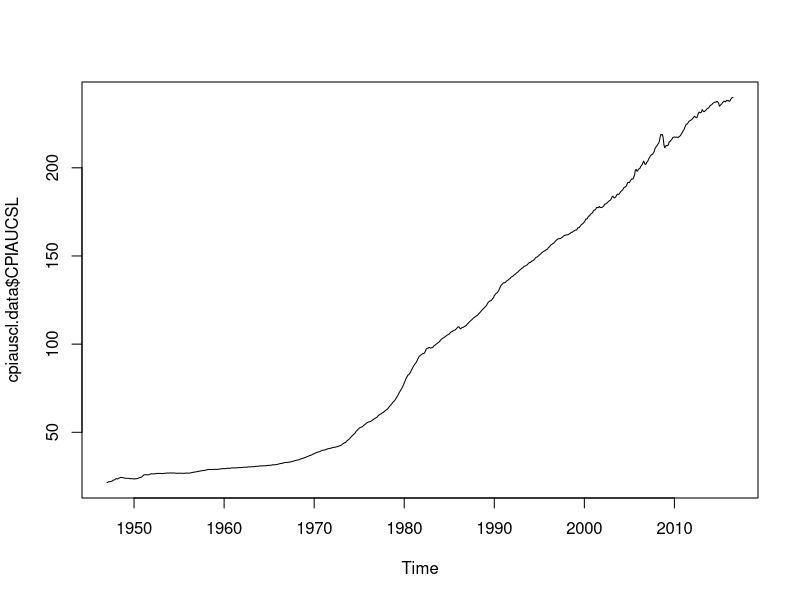
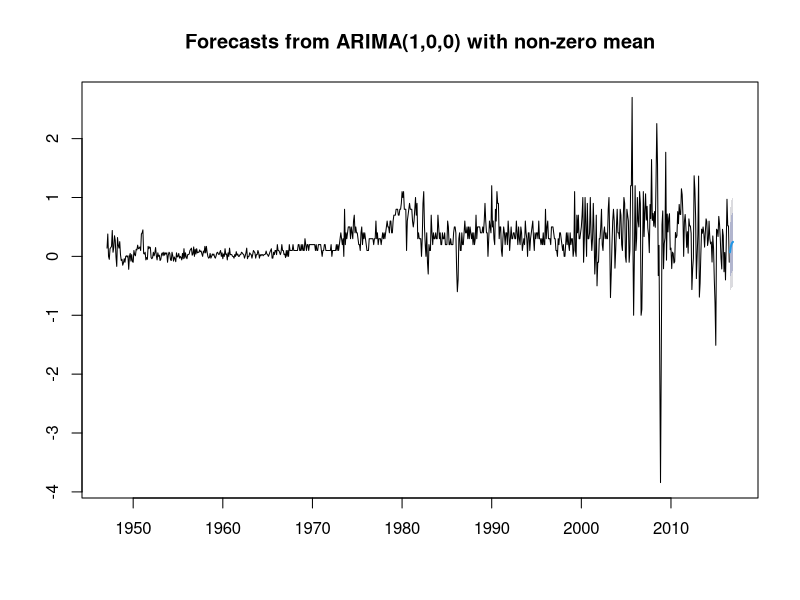

Source code (R) for these figures, in order:
# Set Your Working Directory
setwd('')

#Load Library
library(forecast)

#Read Data
#Consumer Price Index for All Urban Consumers - Data downloaded from https://fred.stlouisfed.org/series/CPIAUCSL
#Monthly data from 1947 Jan to July 1947

cpiauscl.data <- read.csv('./Data/CPIAUCSL.csv',header = T)

#set out data CPIAUCSL as Time Series so that our algo will recognize it as a time series problem
#here data is monthly data - so have to put frequency = 12

cpiauscl.data$CPIAUCSL <- ts(cpiauscl.data$CPIAUCSL, start = c(1947,1), end = c(2016,7), frequency = 12)

#Plotting - CPIAUCSL
plot(cpiauscl.data$CPIAUCSL)

#see summary of the data
summary(cpiauscl.data)

#Summary of the data
# DATE        CPIAUCSL     
# 1947-01-01:  1   Min.   : 21.48  
# 1947-02-01:  1   1st Qu.: 31.00  
# 1947-03-01:  1   Median : 93.40  
# 1947-04-01:  1   Mean   :103.26  
# 1947-05-01:  1   3rd Qu.:164.75  
# 1947-06-01:  1   Max.   :239.93  
# (Other)   :829    

#Getting inflation for the data
diff.CPIAUSCL <- diff(cpiauscl.data$CPIAUCSL)

#Estimating ARIMA Model
fit.arima.model <- arima(diff.CPIAUSCL, order = c(1,0,0))

#forecasting 
forecast.auscl.model <- forecast(fit.arima.model, h = 5)

#plot the prediction
plot(forecast.auscl.model)
